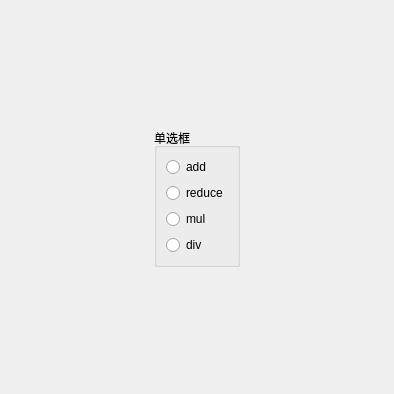
<?xml version="1.0" encoding="UTF-8"?>
<ui version="4.0">
 <class>MainWindow</class>
 <widget class="QMainWindow" name="MainWindow">
  <property name="geometry">
   <rect>
    <x>0</x>
    <y>0</y>
    <width>394</width>
    <height>394</height>
   </rect>
  </property>
  <property name="windowTitle">
   <string>MainWindow</string>
  </property>
  <widget class="QWidget" name="centralwidget">
   <layout class="QGridLayout" name="gridLayout">
    <item row="1" column="2">
     <spacer name="horizontalSpacer_2">
      <property name="orientation">
       <enum>Qt::Horizontal</enum>
      </property>
      <property name="sizeHint" stdset="0">
       <size>
        <width>40</width>
        <height>20</height>
       </size>
      </property>
     </spacer>
    </item>
    <item row="1" column="0">
     <spacer name="horizontalSpacer">
      <property name="orientation">
       <enum>Qt::Horizontal</enum>
      </property>
      <property name="sizeHint" stdset="0">
       <size>
        <width>40</width>
        <height>20</height>
       </size>
      </property>
     </spacer>
    </item>
    <item row="0" column="1">
     <spacer name="verticalSpacer">
      <property name="orientation">
       <enum>Qt::Vertical</enum>
      </property>
      <property name="sizeHint" stdset="0">
       <size>
        <width>20</width>
        <height>40</height>
       </size>
      </property>
     </spacer>
    </item>
    <item row="1" column="1">
     <widget class="QGroupBox" name="groupBox">
      <property name="title">
       <string>单选框</string>
      </property>
      <layout class="QVBoxLayout" name="verticalLayout">
       <item>
        <widget class="QRadioButton" name="radioButton_add">
         <property name="text">
          <string>add</string>
         </property>
        </widget>
       </item>
       <item>
        <widget class="QRadioButton" name="radioButton_reduce">
         <property name="text">
          <string>reduce</string>
         </property>
        </widget>
       </item>
       <item>
        <widget class="QRadioButton" name="radioButton_mul">
         <property name="text">
          <string>mul</string>
         </property>
        </widget>
       </item>
       <item>
        <widget class="QRadioButton" name="radioButton_div">
         <property name="text">
          <string>div</string>
         </property>
        </widget>
       </item>
      </layout>
     </widget>
    </item>
    <item row="2" column="1">
     <spacer name="verticalSpacer_2">
      <property name="orientation">
       <enum>Qt::Vertical</enum>
      </property>
      <property name="sizeHint" stdset="0">
       <size>
        <width>20</width>
        <height>40</height>
       </size>
      </property>
     </spacer>
    </item>
   </layout>
  </widget>
 </widget>
 <resources/>
 <connections/>
</ui>
